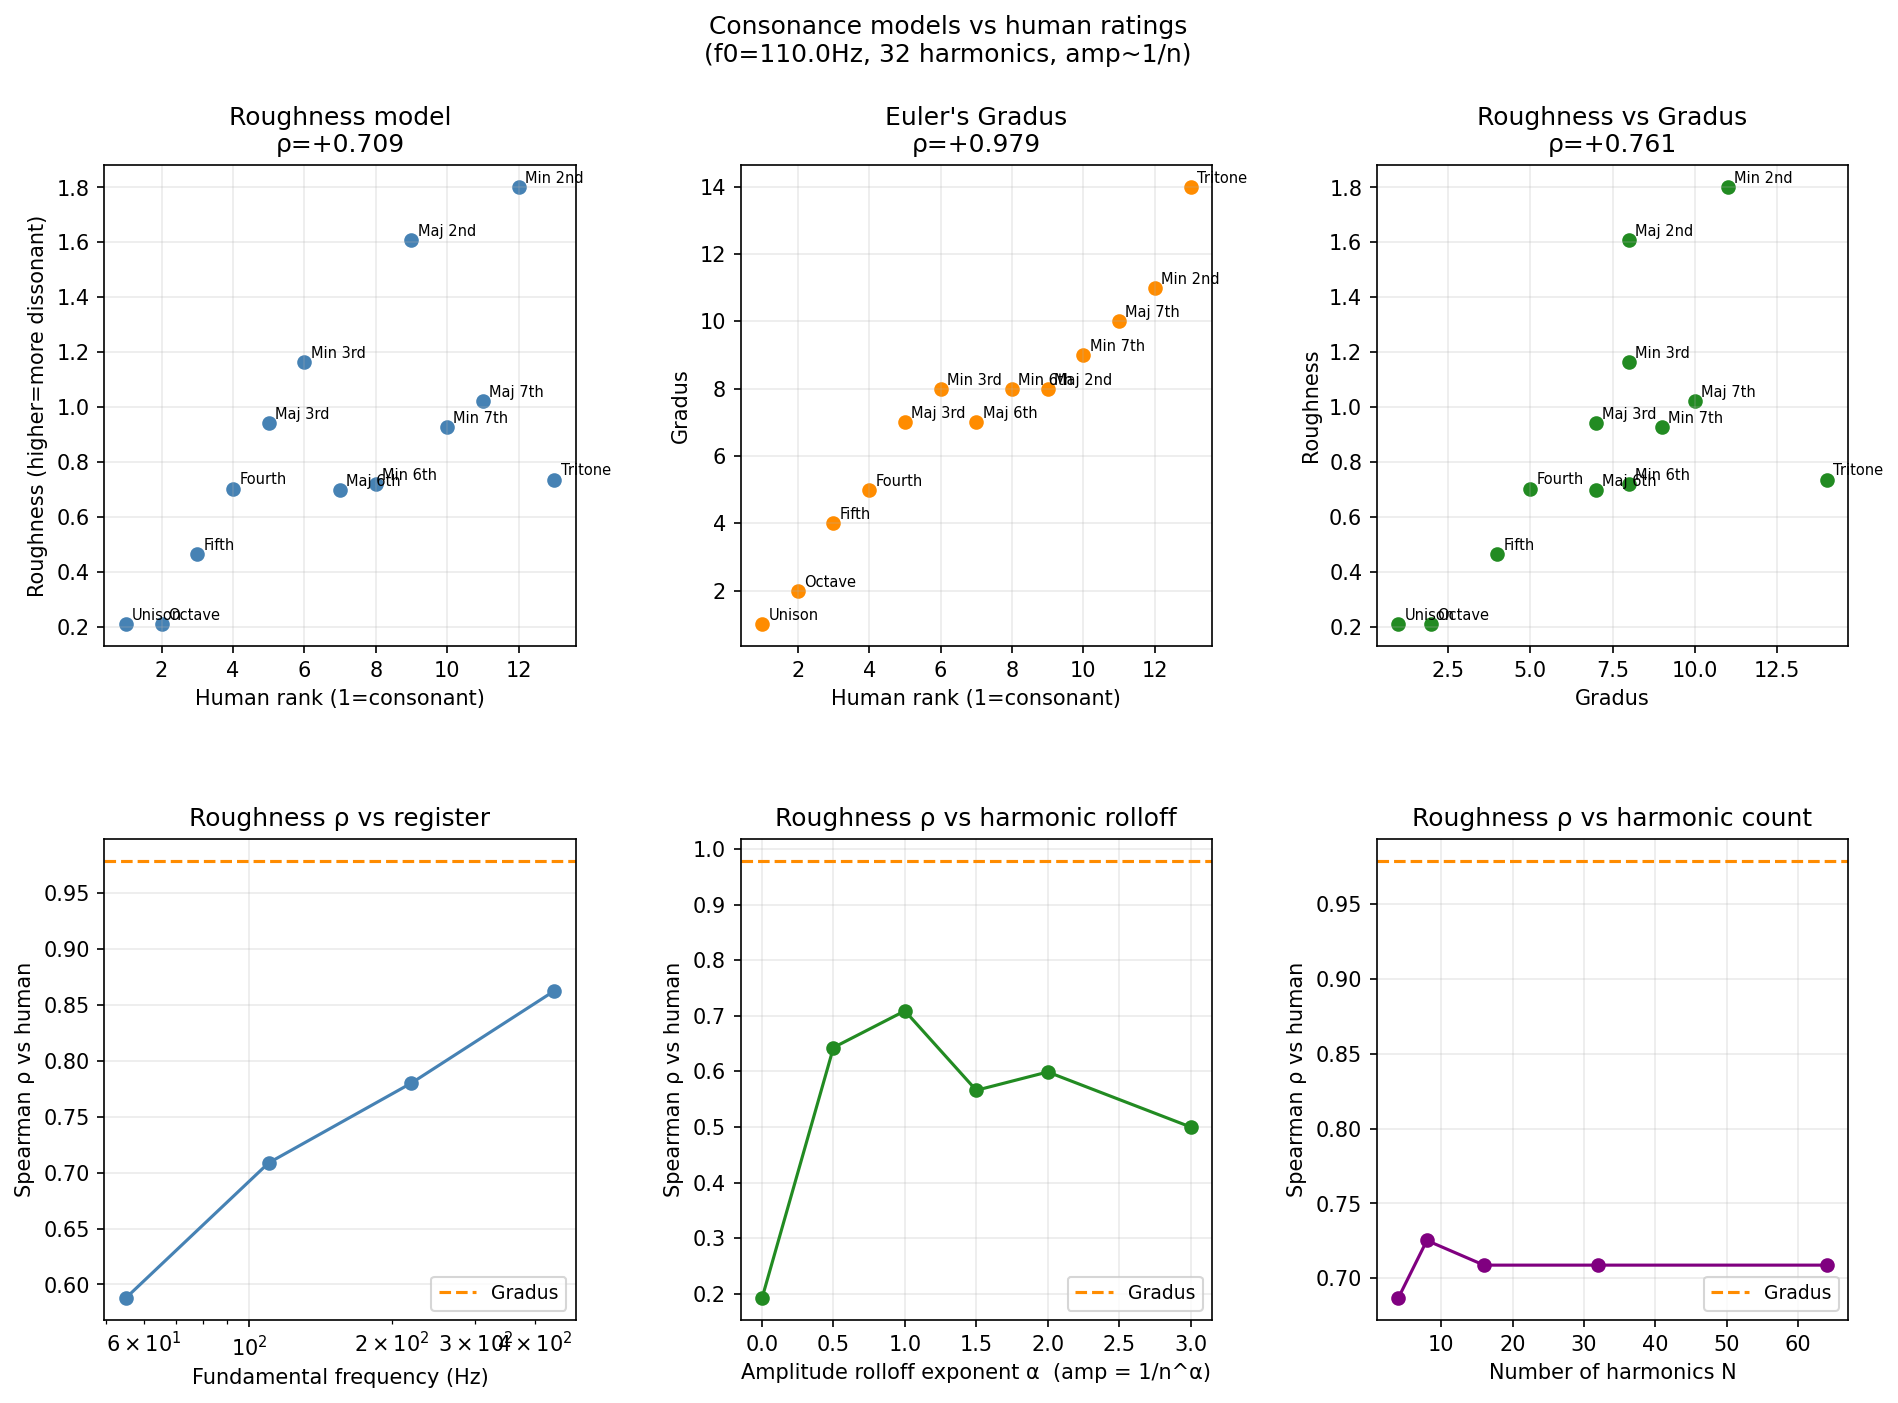

Source code (Python):
"""
Perceptual consonance model based on Plomp-Levelt / Helmholtz roughness.

The ear hears dissonance not just from exact harmonic coincidences but from
beating between near-coinciding harmonics.  Two partials at frequencies f1, f2
beat at rate |f1-f2| Hz.  Roughness is maximal when the beat rate is ~25% of
the critical bandwidth CB(f) — the frequency resolution of the basilar membrane.

Model (after Sethares 2005, Plomp & Levelt 1965):
  For each pair of harmonics (n1 from note 1, n2 from note 2):
    df   = |f1 - f2|       frequency difference in Hz
    f_cb = min(f1, f2)     reference for CB
    CB(f) ≈ 1.72 * f^0.65  critical bandwidth (Hz)
    x    = df / (0.25*CB)   normalised beating rate
    r(x) = x * exp(1-x)    roughness shape  [peaks at x=1]

  Roughness contribution = a(n1) * a(n2) * r(x)
  where a(n) = 1/n  (harmonic amplitude rolloff)

Total roughness = sum over all harmonic pairs within hearing range.
Consonance = negative roughness (less rough = more consonant).

We compare:
  1. Euler's Gradus
  2. Exact flat coincidence count
  3. Roughness model (Helmholtz/Plomp-Levelt)
  4. Human consonance ratings (literature)
"""

from math import gcd, log, exp
import numpy as np
from scipy.stats import spearmanr, kendalltau
import matplotlib.pyplot as plt
import matplotlib.gridspec as gridspec
from sympy import factorint

# ── Core ────────────────────────────────────────────────────────────────────

def omega_star(n):
    if n <= 1: return 0
    return sum(e*(p-1) for p, e in factorint(n).items())

def gradus(p, q):
    g = gcd(p, q); p, q = p//g, q//g
    return 1 + omega_star(p) + omega_star(q)

def critical_bandwidth(f_hz):
    """Bark-scale CB approximation (Zwicker & Terhardt)."""
    return 1.72 * f_hz**0.65

def roughness_shape(x):
    """Plomp-Levelt roughness curve: peaks at x=1 (df = 0.25*CB)."""
    if x <= 0: return 0.0
    return x * exp(1.0 - x)

def roughness(p, q, f0_hz=110.0, N=32, amp_rolloff=1.0):
    """
    Total roughness between two notes at ratio p:q.
    f0_hz: fundamental of note 1 in Hz
    N: number of harmonics per note
    amp_rolloff: amplitude of harmonic n = 1/n^amp_rolloff
    """
    g = gcd(p, q); p, q = p//g, q//g
    freq_ratio = p / q

    total = 0.0
    for n1 in range(1, N+1):
        f1 = n1 * f0_hz
        a1 = n1 ** (-amp_rolloff)
        for n2 in range(1, N+1):
            f2 = n2 * f0_hz * freq_ratio
            a2 = n2 ** (-amp_rolloff)
            df = abs(f1 - f2)
            if df == 0:
                continue   # exact coincidence: no roughness
            f_cb = min(f1, f2)
            cb = critical_bandwidth(f_cb)
            x = df / (0.25 * cb)
            total += a1 * a2 * roughness_shape(x)
    return total


# ── Human consonance reference rankings ─────────────────────────────────────
# From Krumhansl (1990) and Huron (1994) listener studies.
# Lower rank = more consonant.

HUMAN_REFERENCE = {
    # (p, q) : (name, human_rank)   [1=most consonant]
    (1, 1):  ("Unison",       1),
    (2, 1):  ("Octave",       2),
    (3, 2):  ("Fifth",        3),
    (4, 3):  ("Fourth",       4),
    (5, 4):  ("Maj 3rd",      5),
    (6, 5):  ("Min 3rd",      6),
    (5, 3):  ("Maj 6th",      7),
    (8, 5):  ("Min 6th",      8),
    (9, 8):  ("Maj 2nd",      9),
    (9, 5):  ("Min 7th",     10),
    (15, 8): ("Maj 7th",     11),
    (16,15): ("Min 2nd",     12),
    (45,32): ("Tritone",     13),
}

intervals = list(HUMAN_REFERENCE.keys())
names     = [HUMAN_REFERENCE[k][0]  for k in intervals]
human_rk  = [HUMAN_REFERENCE[k][1]  for k in intervals]

# ── Compute all metrics ──────────────────────────────────────────────────────

N_HARM  = 32
F0      = 110.0   # Hz, A2

gradus_vals    = [gradus(p, q)                                    for p, q in intervals]
rough_vals     = [roughness(p, q, f0_hz=F0, N=N_HARM)            for p, q in intervals]
exact_vals     = [N_HARM // (p // gcd(p,q))                      for p, q in intervals]

# Sensitivity analysis: different f0 values
rough_55  = [roughness(p, q, f0_hz=55,  N=N_HARM) for p, q in intervals]
rough_220 = [roughness(p, q, f0_hz=220, N=N_HARM) for p, q in intervals]
rough_440 = [roughness(p, q, f0_hz=440, N=N_HARM) for p, q in intervals]

# Sensitivity: amplitude rolloff exponent
rough_flat = [roughness(p, q, f0_hz=F0, N=N_HARM, amp_rolloff=0) for p, q in intervals]
rough_1    = [roughness(p, q, f0_hz=F0, N=N_HARM, amp_rolloff=1) for p, q in intervals]
rough_2    = [roughness(p, q, f0_hz=F0, N=N_HARM, amp_rolloff=2) for p, q in intervals]

# ── Rank comparison ──────────────────────────────────────────────────────────

h = np.array(human_rk)
g = np.array(gradus_vals)
r = np.array(rough_vals)
e = np.array(exact_vals)

print("=" * 65)
print("RANK CORRELATIONS WITH HUMAN CONSONANCE RATINGS")
print(f"(Spearman rho; n={len(intervals)} intervals)")
print("=" * 65)

metrics = [
    ("Euler Gradus",                     g,                True),
    ("Exact coincidence count",          e,                False),
    ("Roughness f0=55Hz  (low bass)",    np.array(rough_55),  True),
    ("Roughness f0=110Hz (A2)",          r,                True),
    ("Roughness f0=220Hz (middle)",      np.array(rough_220), True),
    ("Roughness f0=440Hz (high)",        np.array(rough_440), True),
    ("Roughness amp~flat",               np.array(rough_flat),True),
    ("Roughness amp~1/n",                np.array(rough_1),   True),
    ("Roughness amp~1/n²",               np.array(rough_2),   True),
]

for label, arr, higher_is_worse in metrics:
    sign = 1 if higher_is_worse else -1
    rho, pval = spearmanr(h, sign * arr)
    print(f"  {label:<35}  rho = {rho:+.4f}  (p={pval:.3f})")

# ── Detailed ranking table ───────────────────────────────────────────────────

print()
print("=" * 65)
print("RANKING TABLE (rank 1 = most consonant)")
print("=" * 65)
print(f"  {'Interval':<10} {'Human':>6}  {'Gradus':>6}  {'Exact':>6}  {'Rough':>6}")
print(f"  {'-'*10} {'-'*6}  {'-'*6}  {'-'*6}  {'-'*6}")

# Convert to ranks
from scipy.stats import rankdata
g_rank = rankdata(g)
r_rank = rankdata(r)
e_rank = rankdata(-np.array(exact_vals))

for i, name in enumerate(names):
    print(f"  {name:<10} {human_rk[i]:>6}  {g_rank[i]:>6.0f}  "
          f"{e_rank[i]:>6.0f}  {r_rank[i]:>6.0f}")

# ── Where roughness and Gradus disagree ──────────────────────────────────────

print()
print("=" * 65)
print("DISAGREEMENTS: roughness rank vs Gradus rank")
print("=" * 65)
print(f"  {'Interval':<10} {'Gradus rk':>9}  {'Rough rk':>8}  {'Human rk':>8}  {'Diff':>5}")
diffs = []
for i, name in enumerate(names):
    diff = r_rank[i] - g_rank[i]
    diffs.append((abs(diff), name, g_rank[i], r_rank[i], human_rk[i], diff))

for _, name, gr, rr, hr, diff in sorted(diffs, reverse=True):
    print(f"  {name:<10} {gr:>9.0f}  {rr:>8.0f}  {hr:>8}  {diff:>+5.0f}")

# ── Effect of fundamental frequency ─────────────────────────────────────────

print()
print("=" * 65)
print("ROUGHNESS VS HUMAN: effect of fundamental frequency")
print("(rho with human ratings for different registers)")
print("=" * 65)
for f0, rv in [(55, rough_55), (110, rough_1), (220, rough_220), (440, rough_440)]:
    rho, _ = spearmanr(h, rv)
    print(f"  f0 = {f0:4d} Hz: rho = {rho:+.4f}")

# ── Plot ─────────────────────────────────────────────────────────────────────

fig = plt.figure(figsize=(15, 10))
fig.suptitle("Consonance models vs human ratings\n"
             f"(f0={F0}Hz, {N_HARM} harmonics, amp~1/n)", fontsize=12)
gs = gridspec.GridSpec(2, 3, figure=fig, hspace=0.4, wspace=0.35)

# 1. Roughness vs human rank
ax = fig.add_subplot(gs[0, 0])
ax.scatter(human_rk, rough_vals, color='steelblue')
for i, name in enumerate(names):
    ax.annotate(name, (human_rk[i], rough_vals[i]),
                textcoords="offset points", xytext=(3,2), fontsize=7)
rho, _ = spearmanr(human_rk, rough_vals)
ax.set_xlabel("Human rank (1=consonant)")
ax.set_ylabel("Roughness (higher=more dissonant)")
ax.set_title(f"Roughness model\nρ={rho:+.3f}")
ax.grid(True, alpha=0.25)

# 2. Gradus vs human rank
ax = fig.add_subplot(gs[0, 1])
jitter = np.random.default_rng(7).uniform(-0.1, 0.1, len(names))
ax.scatter(human_rk, gradus_vals, color='darkorange')
for i, name in enumerate(names):
    ax.annotate(name, (human_rk[i], gradus_vals[i]),
                textcoords="offset points", xytext=(3,2), fontsize=7)
rho, _ = spearmanr(human_rk, gradus_vals)
ax.set_xlabel("Human rank (1=consonant)")
ax.set_ylabel("Gradus")
ax.set_title(f"Euler's Gradus\nρ={rho:+.3f}")
ax.grid(True, alpha=0.25)

# 3. Roughness vs Gradus
ax = fig.add_subplot(gs[0, 2])
ax.scatter(gradus_vals, rough_vals, color='forestgreen')
for i, name in enumerate(names):
    ax.annotate(name, (gradus_vals[i], rough_vals[i]),
                textcoords="offset points", xytext=(3,2), fontsize=7)
rho, _ = spearmanr(gradus_vals, rough_vals)
ax.set_xlabel("Gradus")
ax.set_ylabel("Roughness")
ax.set_title(f"Roughness vs Gradus\nρ={rho:+.3f}")
ax.grid(True, alpha=0.25)

# 4. Roughness at different registers
ax = fig.add_subplot(gs[1, 0])
f0s = [55, 110, 220, 440]
rhos_f0 = []
for f0 in f0s:
    rv = [roughness(p, q, f0_hz=f0, N=N_HARM) for p, q in intervals]
    rho, _ = spearmanr(human_rk, rv)
    rhos_f0.append(rho)
ax.plot(f0s, rhos_f0, 'o-', color='steelblue')
ax.axhline(y=spearmanr(human_rk, gradus_vals)[0], color='darkorange',
           linestyle='--', label="Gradus")
ax.set_xscale('log')
ax.set_xlabel("Fundamental frequency (Hz)")
ax.set_ylabel("Spearman ρ vs human")
ax.set_title("Roughness ρ vs register")
ax.legend(fontsize=9)
ax.grid(True, alpha=0.25)

# 5. Effect of amplitude rolloff
ax = fig.add_subplot(gs[1, 1])
alphas = [0, 0.5, 1.0, 1.5, 2.0, 3.0]
rhos_amp = []
for alpha in alphas:
    rv = [roughness(p, q, f0_hz=F0, N=N_HARM, amp_rolloff=alpha) for p, q in intervals]
    rho, _ = spearmanr(human_rk, rv)
    rhos_amp.append(rho)
ax.plot(alphas, rhos_amp, 'o-', color='forestgreen')
ax.axhline(y=spearmanr(human_rk, gradus_vals)[0], color='darkorange',
           linestyle='--', label="Gradus")
ax.set_xlabel("Amplitude rolloff exponent α  (amp = 1/n^α)")
ax.set_ylabel("Spearman ρ vs human")
ax.set_title("Roughness ρ vs harmonic rolloff")
ax.legend(fontsize=9)
ax.grid(True, alpha=0.25)

# 6. N harmonics effect
ax = fig.add_subplot(gs[1, 2])
Ns = [4, 8, 16, 32, 64]
rhos_N = []
for Nv in Ns:
    rv = [roughness(p, q, f0_hz=F0, N=Nv) for p, q in intervals]
    rho, _ = spearmanr(human_rk, rv)
    rhos_N.append(rho)
ax.plot(Ns, rhos_N, 'o-', color='purple')
ax.axhline(y=spearmanr(human_rk, gradus_vals)[0], color='darkorange',
           linestyle='--', label="Gradus")
ax.set_xlabel("Number of harmonics N")
ax.set_ylabel("Spearman ρ vs human")
ax.set_title("Roughness ρ vs harmonic count")
ax.legend(fontsize=9)
ax.grid(True, alpha=0.25)

plt.savefig("/Users/davidderoure/gradus/perceptual_model.png", dpi=150, bbox_inches='tight')
plt.close()
print("\nPlot saved to perceptual_model.png")

# ── Summary ──────────────────────────────────────────────────────────────────

print()
print("=" * 65)
print("SUMMARY")
print("=" * 65)

g_rho, _  = spearmanr(human_rk, gradus_vals)
r_rho, _  = spearmanr(human_rk, rough_vals)
e_rho, _  = spearmanr(human_rk, [-x for x in exact_vals])
gr_rho, _ = spearmanr(gradus_vals, rough_vals)

print(f"""
  Gradus vs human ratings:      ρ = {g_rho:+.3f}
  Roughness vs human ratings:   ρ = {r_rho:+.3f}
  Exact count vs human ratings: ρ = {e_rho:+.3f}
  Roughness vs Gradus:          ρ = {gr_rho:+.3f}

  Key cases where roughness and Gradus diverge:
  - Tritone (45/32): very high Gradus (14), but roughness may not be
    extreme because its harmonics are widely spaced (few beats)
  - Maj 2nd (9/8) and Min 3rd (6/5): similar Gradus, but roughness
    captures the 'grinding' of the second vs the relative smoothness
    of the third
  - Register matters: higher f0 raises roughness of all intervals
    because CB grows slower than frequency, so more partials conflict
""")
